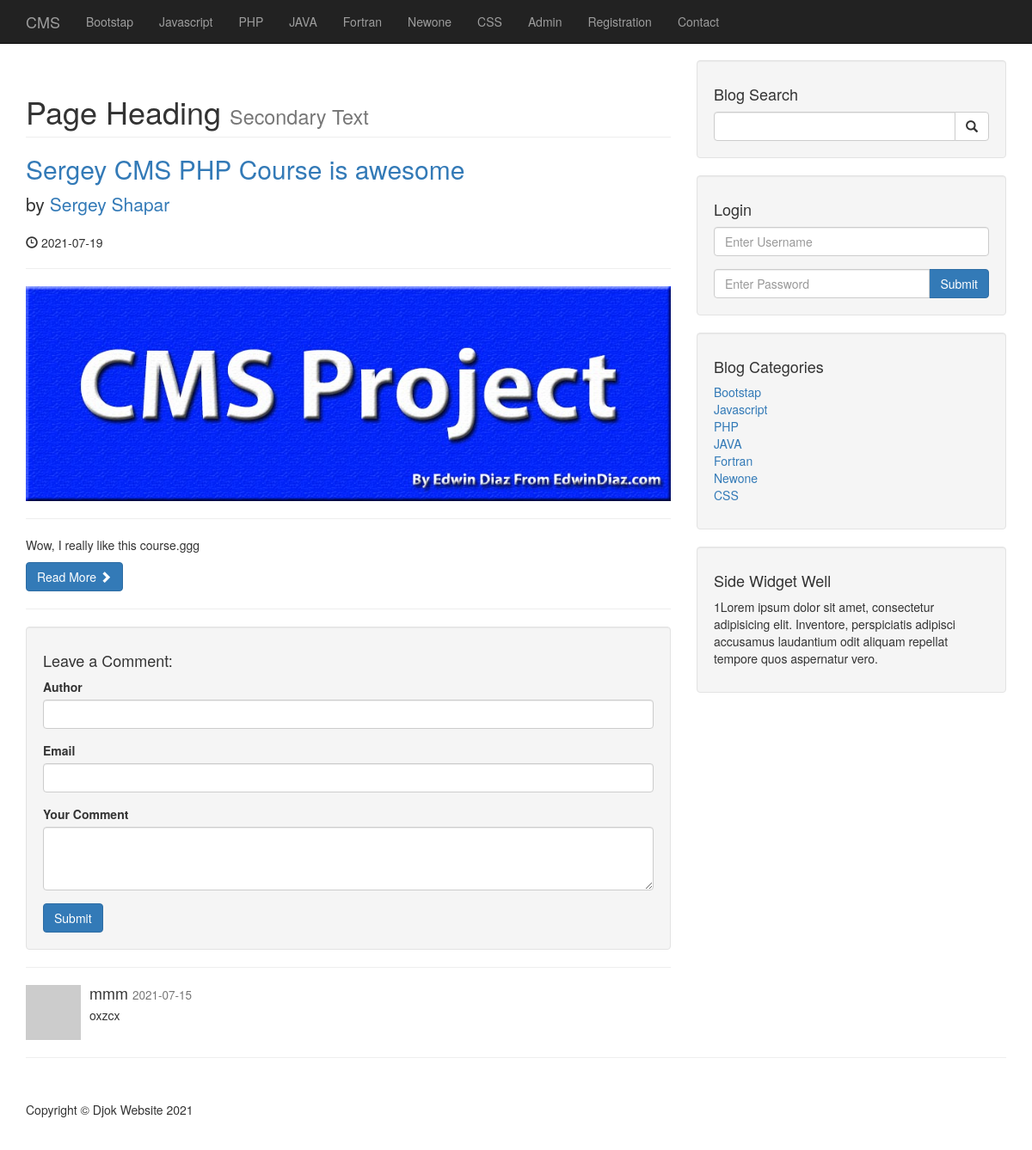
Page /post.php?p_id=1 on the earlier database version.
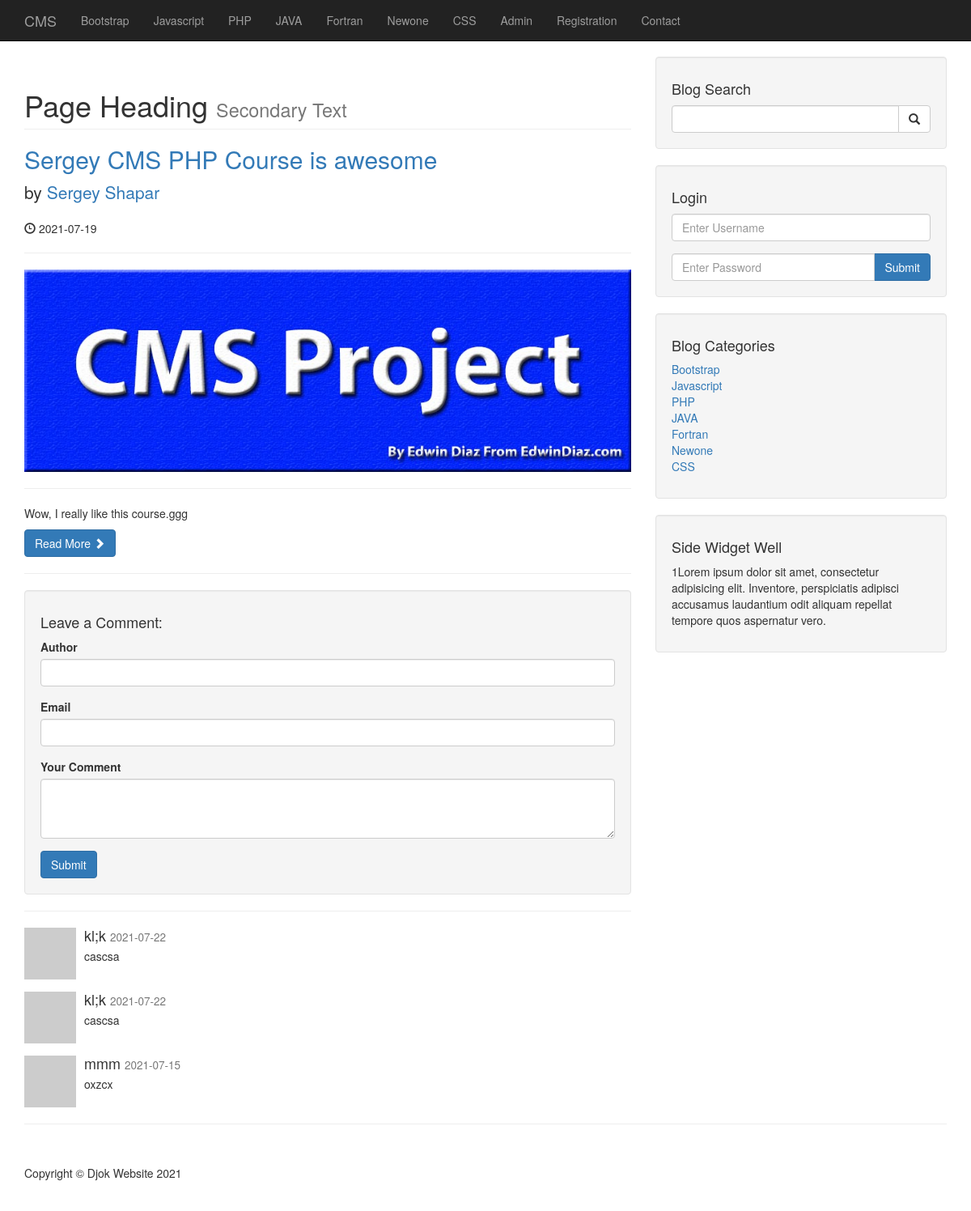
Same page on the later database version.
### tables this page shows
CREATE TABLE `categories` (
  `cat_id` int(4) NOT NULL,
  `cat_title` varchar(255) NOT NULL
);

CREATE TABLE `posts` (
  `post_id` int(3) NOT NULL,
  `post_category_id` int(3) NOT NULL,
  `post_title` varchar(255) NOT NULL,
  `post_author` varchar(255) NOT NULL,
  `post_date` date NOT NULL,
  `post_image` text NOT NULL,
  `post_content` text NOT NULL,
  `post_tags` varchar(255) NOT NULL,
  `post_comment_count` int(11) NOT NULL,
  `post_status` varchar(255) NOT NULL DEFAULT 'draft',
  `post_views_count` int(11) NOT NULL
);

CREATE TABLE `comments` (
  `comment_id` int(3) NOT NULL,
  `comment_post_id` int(3) NOT NULL,
  `comment_author` varchar(255) NOT NULL,
  `comment_email` varchar(255) NOT NULL,
  `comment_content` text NOT NULL,
  `comment_status` varchar(255) NOT NULL,
  `comment_date` date NOT NULL
);

### post.php (the view, shortened to what this page needs)
<?php include "includes/header.php"; ?>
<?php include "includes/db.php"; ?>
<body>
<?php
include "includes/navigation.php";
?>
<div class="container">
    <div class="row">
        <div class="col-md-8">
            <?php
            if(isset($_GET['p_id'])) {
                $the_post_id = $_GET['p_id'];
            $query = "SELECT * FROM posts WHERE post_id = $the_post_id";
            $select_all_posts_query = mysqli_query($connection,$query);
            while ($row = mysqli_fetch_assoc($select_all_posts_query)) {
                $post_title = $row['post_title'];
                $post_author = $row['post_author'];
                $post_date = $row['post_date'];
                $post_image = $row['post_image'];
                $post_content = $row['post_content'];
                ?>
                <h1 class="page-header">
                    Page Heading
                    <small>Secondary Text</small>
                </h1>
                <h2>
                    <a href="#"><?php echo $post_title ?></a>
                </h2>
                <p class="lead">
                    by <a href="index.php"><?php echo $post_author ?></a>
                </p>
                <p><span class="glyphicon glyphicon-time"></span> <?php echo $post_date ?> </p>
                <hr>
                <img class="img-responsive" src="img/<?php echo $post_image ?>" alt="">
                <hr>
                <p><?php echo $post_content ?></p>
                <a class="btn btn-primary" href="#">Read More <span class="glyphicon glyphicon-chevron-right"></span></a>
                <hr>
            <?php }
            }  else {
                header('Location: index.php');
            }
            ?>
            <div class="well">
                <h4>Leave a Comment:</h4>
                <form action="" method="post" role="form">
                    <div class="form-group">
                        <label for="Author">Author</label>
                        <input type="text" class="form-control" name="comment_author"></input>
                    </div>
                    <div class="form-group">
                        <label for="email">Email</label>
                        <input type="email" class="form-control" name="comment_email"></input>
                    </div>
                    <div class="form-group">
                        <label for="Comment text">Your Comment</label>
                        <textarea name="comment_content" class="form-control" rows="3"></textarea>
                    </div>
                    <button type="submit" name="create_comment" class="btn btn-primary">Submit</button>
                </form>
            </div>
            <hr>
            <?php
            $query = "SELECT * FROM comments WHERE comment_post_id = {$the_post_id} ";
            $query .= "AND comment_status = 'approved'";
            $query .= "ORDER BY comment_id DESC";
            $select_comment_query = mysqli_query($connection,$query);
            while ($row = mysqli_fetch_array($select_comment_query)) {
                $comment_date = $row['comment_date'];
                $comment_content = $row['comment_content'];
                $comment_author = $row['comment_author'];
            ?>
                <div class="media">
                    <a class="pull-left" href="#">
                        <img class="media-object" src="http://placehold.it/64x64" alt="">
                    </a>
                    <div class="media-body">
                        <h4 class="media-heading"><?php echo $comment_author;?>
                            <small><?php echo $comment_date;?></small>
                        </h4>
                        <?php echo $comment_content;?>
                    </div>
                </div>
            <?php } ?>
        </div>
        <?php
        include "includes/sidebar.php";
        ?>
    </div>
    <hr>
    <?php
    include "includes/footer.php";
    ?>

### includes/header.php (shortened to what this page needs)
<!DOCTYPE html>
<html lang="en">
<head>
    <link href="css/bootstrap.min.css" rel="stylesheet">
    <link href="css/blog-home.css" rel="stylesheet">
    <link href="css/styles.css" rel="stylesheet">
</head>

### includes/navigation.php (shortened to what this page needs)
<nav class="navbar navbar-inverse navbar-fixed-top" role="navigation">
        <div class="container">
            <div class="navbar-header">
                <a class="navbar-brand" href="index.php">CMS</a>
            </div>
            <div class="collapse navbar-collapse" id="bs-example-navbar-collapse-1">
                <ul class="nav navbar-nav">
            <?php
               $query = "SELECT * FROM categories";
               $select_all_categories_query = mysqli_query($connection,$query);
               while ($row = mysqli_fetch_assoc($select_all_categories_query)) {
                   $cat_title = $row['cat_title'];
                   echo "<li><a href='#'>{$cat_title}</a></li>";
               }
               ?>
                    <li>
                       <a href="admin">Admin</a>
                    </li>
                    <li>
                       <a href="registration.php">Registration</a>
                    </li>
                    <li>
                       <a href="contact.php">Contact</a>
                    </li>
                </ul>
            </div>
        </div>
    </nav>

### includes/sidebar.php
<div class="col-md-4">
    <div class="well">
        <h4>Blog Search</h4>
        <form action="search.php" method="post">
        <div class="input-group">
            <input name="search" type="text" class="form-control">
            <span class="input-group-btn">
                            <button name="submit" class="btn btn-default" type="submit">
                                <span class="glyphicon glyphicon-search"></span>
                        </button>
                        </span>
        </div>
        </form>
    </div>
    <div class="well">
        <h4>Login</h4>
        <form action="includes/login.php" method="post">
            <div class="form-group">
                <input name="username" type="text" class="form-control" placeholder="Enter Username">
            </div>
            <div class="input-group">
                <input name="password" type="password" class="form-control" placeholder="Enter Password">
                <span class="input-group-btn">
                    <button class="btn btn-primary" name="login" type="submit">Submit</button>
                </span>
            </div>
        </form>
    </div>
    <div class="well">
        <?php
        $query = "SELECT * FROM categories";
        $select_categories_sidebar = mysqli_query($connection, $query);
        ?>
        <h4>Blog Categories</h4>
        <div class="row">
            <div class="col-lg-12">
                <ul class="list-unstyled">
                    <?php
                    while ($row=mysqli_fetch_assoc($select_categories_sidebar)) {
                        $cat_title = $row['cat_title'];
                        $cat_id = $row['cat_id'];
                        echo "<li><a href='category.php?category={$cat_id}'>{$cat_title}</a></li>";
                    }
                    ?>
                </ul>
            </div>
        </div>
    </div>
    <?php include "widget.php" ?>
</div>

### includes/widget.php
<div class="well">
    <h4>Side Widget Well</h4>
    <p>1Lorem ipsum dolor sit amet, consectetur adipisicing elit. Inventore, perspiciatis adipisci accusamus laudantium odit aliquam repellat tempore quos aspernatur vero.</p>
</div>

### includes/footer.php (shortened to what this page needs)
<footer>
    <div class="row">
        <div class="col-lg-12">
            <p>Copyright &copy; Djok Website 2021</p>
        </div>
    </div>
</footer>
</div>
</body>
</html>

### css/blog-home.css (style rules this page uses)
body { padding-top: 70px; }
footer { margin: 50px 0; }

Differences in the rows shown:
changed categories: cat_title "Bootstap" → "Bootstrap"
added comments: comment_author "kl;k", comment_date "2021-07-22", comment_content "cascsa"
added comments: comment_author "kl;k", comment_date "2021-07-22", comment_content "cascsa"
